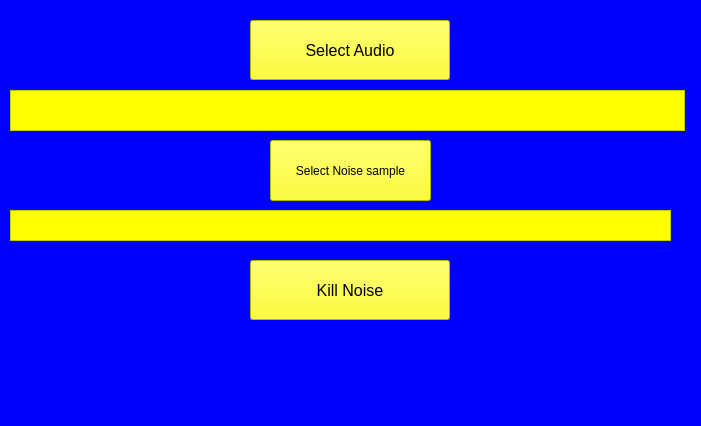
<?xml version="1.0" encoding="UTF-8"?>
<ui version="4.0">
 <class>MainWindow</class>
 <widget class="QMainWindow" name="MainWindow">
  <property name="geometry">
   <rect>
    <x>0</x>
    <y>0</y>
    <width>701</width>
    <height>426</height>
   </rect>
  </property>
  <property name="font">
   <font>
    <pointsize>12</pointsize>
   </font>
  </property>
  <property name="windowTitle">
   <string>MainWindow</string>
  </property>
  <property name="styleSheet">
   <string notr="true">alternate-background-color: rgb(0, 0, 255);
background-color: rgb(0, 0, 255);</string>
  </property>
  <widget class="QWidget" name="centralwidget">
   <widget class="QPushButton" name="Button_seleccionar_audio">
    <property name="geometry">
     <rect>
      <x>250</x>
      <y>20</y>
      <width>200</width>
      <height>60</height>
     </rect>
    </property>
    <property name="minimumSize">
     <size>
      <width>40</width>
      <height>0</height>
     </size>
    </property>
    <property name="font">
     <font>
      <pointsize>12</pointsize>
     </font>
    </property>
    <property name="styleSheet">
     <string notr="true">background-color: rgb(255, 255, 0);</string>
    </property>
    <property name="text">
     <string>Select Audio</string>
    </property>
   </widget>
   <widget class="QTextEdit" name="Selected_audio">
    <property name="geometry">
     <rect>
      <x>10</x>
      <y>90</y>
      <width>675</width>
      <height>41</height>
     </rect>
    </property>
    <property name="styleSheet">
     <string notr="true">background-color: rgb(255, 255, 0);</string>
    </property>
    <property name="html">
     <string>&lt;!DOCTYPE HTML PUBLIC &quot;-//W3C//DTD HTML 4.0//EN&quot; &quot;http://www.w3.org/TR/REC-html40/strict.dtd&quot;&gt;
&lt;html&gt;&lt;head&gt;&lt;meta name=&quot;qrichtext&quot; content=&quot;1&quot; /&gt;&lt;style type=&quot;text/css&quot;&gt;
p, li { white-space: pre-wrap; }
&lt;/style&gt;&lt;/head&gt;&lt;body style=&quot; font-family:'MS Shell Dlg 2'; font-size:7.8pt; font-weight:400; font-style:normal;&quot;&gt;
&lt;p style=&quot;-qt-paragraph-type:empty; margin-top:0px; margin-bottom:0px; margin-left:0px; margin-right:0px; -qt-block-indent:0; text-indent:0px; font-size:12pt;&quot;&gt;&lt;br /&gt;&lt;/p&gt;&lt;/body&gt;&lt;/html&gt;</string>
    </property>
   </widget>
   <widget class="QPushButton" name="Button_kill_noise">
    <property name="geometry">
     <rect>
      <x>250</x>
      <y>260</y>
      <width>200</width>
      <height>60</height>
     </rect>
    </property>
    <property name="font">
     <font>
      <family>MS Shell Dlg 2</family>
      <pointsize>12</pointsize>
      <weight>50</weight>
      <italic>false</italic>
      <bold>false</bold>
     </font>
    </property>
    <property name="styleSheet">
     <string notr="true">background-color: rgb(255, 255, 0);
font: 12pt &quot;MS Shell Dlg 2&quot;;</string>
    </property>
    <property name="text">
     <string>Kill Noise</string>
    </property>
   </widget>
   <widget class="QPushButton" name="Button_select_ns">
    <property name="geometry">
     <rect>
      <x>270</x>
      <y>140</y>
      <width>161</width>
      <height>61</height>
     </rect>
    </property>
    <property name="styleSheet">
     <string notr="true">background-color: rgb(255, 255, 0);</string>
    </property>
    <property name="text">
     <string>Select Noise sample</string>
    </property>
   </widget>
   <widget class="QTextEdit" name="Selected_ns">
    <property name="geometry">
     <rect>
      <x>10</x>
      <y>210</y>
      <width>661</width>
      <height>31</height>
     </rect>
    </property>
    <property name="styleSheet">
     <string notr="true">background-color: rgb(255, 255, 0);</string>
    </property>
   </widget>
  </widget>
  <widget class="QMenuBar" name="menubar">
   <property name="geometry">
    <rect>
     <x>0</x>
     <y>0</y>
     <width>701</width>
     <height>26</height>
    </rect>
   </property>
  </widget>
  <widget class="QStatusBar" name="statusbar"/>
 </widget>
 <resources/>
 <connections/>
</ui>
